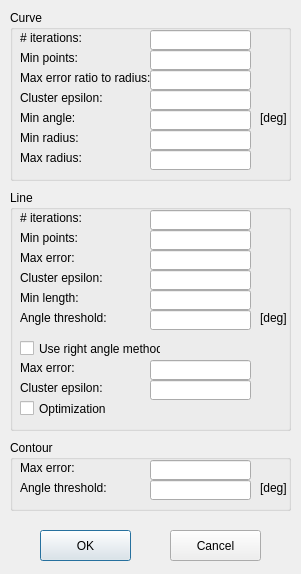
<?xml version="1.0" encoding="UTF-8"?>
<ui version="4.0">
 <class>ContourOptionDialog</class>
 <widget class="QDialog" name="ContourOptionDialog">
  <property name="geometry">
   <rect>
    <x>0</x>
    <y>0</y>
    <width>301</width>
    <height>574</height>
   </rect>
  </property>
  <property name="windowTitle">
   <string>ContourOptionDialog</string>
  </property>
  <widget class="QPushButton" name="pushButtonOK">
   <property name="geometry">
    <rect>
     <x>40</x>
     <y>530</y>
     <width>91</width>
     <height>31</height>
    </rect>
   </property>
   <property name="text">
    <string>OK</string>
   </property>
  </widget>
  <widget class="QGroupBox" name="groupBox">
   <property name="geometry">
    <rect>
     <x>10</x>
     <y>10</y>
     <width>281</width>
     <height>171</height>
    </rect>
   </property>
   <property name="title">
    <string>Curve</string>
   </property>
   <widget class="QLabel" name="label">
    <property name="geometry">
     <rect>
      <x>10</x>
      <y>40</y>
      <width>81</width>
      <height>16</height>
     </rect>
    </property>
    <property name="text">
     <string>Min points:</string>
    </property>
   </widget>
   <widget class="QLineEdit" name="lineEditCurveMinAngle">
    <property name="geometry">
     <rect>
      <x>140</x>
      <y>100</y>
      <width>101</width>
      <height>20</height>
     </rect>
    </property>
   </widget>
   <widget class="QLineEdit" name="lineEditCurveNumIterations">
    <property name="geometry">
     <rect>
      <x>140</x>
      <y>20</y>
      <width>101</width>
      <height>20</height>
     </rect>
    </property>
   </widget>
   <widget class="QLabel" name="label_5">
    <property name="geometry">
     <rect>
      <x>10</x>
      <y>120</y>
      <width>131</width>
      <height>16</height>
     </rect>
    </property>
    <property name="text">
     <string>Min radius:</string>
    </property>
   </widget>
   <widget class="QLineEdit" name="lineEditCurveMaxRadius">
    <property name="geometry">
     <rect>
      <x>140</x>
      <y>140</y>
      <width>101</width>
      <height>20</height>
     </rect>
    </property>
   </widget>
   <widget class="QLineEdit" name="lineEditCurveMinRadius">
    <property name="geometry">
     <rect>
      <x>140</x>
      <y>120</y>
      <width>101</width>
      <height>20</height>
     </rect>
    </property>
   </widget>
   <widget class="QLineEdit" name="lineEditCurveMaxErrorRatioToRadius">
    <property name="geometry">
     <rect>
      <x>140</x>
      <y>60</y>
      <width>101</width>
      <height>20</height>
     </rect>
    </property>
   </widget>
   <widget class="QLabel" name="label_2">
    <property name="geometry">
     <rect>
      <x>10</x>
      <y>60</y>
      <width>131</width>
      <height>16</height>
     </rect>
    </property>
    <property name="text">
     <string>Max error ratio to radius:</string>
    </property>
   </widget>
   <widget class="QLabel" name="label_6">
    <property name="geometry">
     <rect>
      <x>10</x>
      <y>140</y>
      <width>131</width>
      <height>16</height>
     </rect>
    </property>
    <property name="text">
     <string>Max radius:</string>
    </property>
   </widget>
   <widget class="QLabel" name="label_3">
    <property name="geometry">
     <rect>
      <x>10</x>
      <y>80</y>
      <width>131</width>
      <height>16</height>
     </rect>
    </property>
    <property name="text">
     <string>Cluster epsilon:</string>
    </property>
   </widget>
   <widget class="QLabel" name="label_4">
    <property name="geometry">
     <rect>
      <x>10</x>
      <y>100</y>
      <width>131</width>
      <height>16</height>
     </rect>
    </property>
    <property name="text">
     <string>Min angle:</string>
    </property>
   </widget>
   <widget class="QLabel" name="label_7">
    <property name="geometry">
     <rect>
      <x>10</x>
      <y>20</y>
      <width>81</width>
      <height>16</height>
     </rect>
    </property>
    <property name="text">
     <string># iterations:</string>
    </property>
   </widget>
   <widget class="QLineEdit" name="lineEditCurveMinPoints">
    <property name="geometry">
     <rect>
      <x>140</x>
      <y>40</y>
      <width>101</width>
      <height>20</height>
     </rect>
    </property>
   </widget>
   <widget class="QLineEdit" name="lineEditCurveClusterEpsilon">
    <property name="geometry">
     <rect>
      <x>140</x>
      <y>80</y>
      <width>101</width>
      <height>20</height>
     </rect>
    </property>
   </widget>
   <widget class="QLabel" name="label_14">
    <property name="geometry">
     <rect>
      <x>250</x>
      <y>100</y>
      <width>31</width>
      <height>16</height>
     </rect>
    </property>
    <property name="text">
     <string>[deg]</string>
    </property>
   </widget>
  </widget>
  <widget class="QPushButton" name="pushButtonCancel">
   <property name="geometry">
    <rect>
     <x>170</x>
     <y>530</y>
     <width>91</width>
     <height>31</height>
    </rect>
   </property>
   <property name="text">
    <string>Cancel</string>
   </property>
  </widget>
  <widget class="QGroupBox" name="groupBox_2">
   <property name="geometry">
    <rect>
     <x>10</x>
     <y>190</y>
     <width>281</width>
     <height>241</height>
    </rect>
   </property>
   <property name="title">
    <string>Line</string>
   </property>
   <widget class="QLineEdit" name="lineEditLineMinLength">
    <property name="geometry">
     <rect>
      <x>140</x>
      <y>100</y>
      <width>101</width>
      <height>20</height>
     </rect>
    </property>
   </widget>
   <widget class="QLineEdit" name="lineEditLineClusterEpsilon">
    <property name="geometry">
     <rect>
      <x>140</x>
      <y>80</y>
      <width>101</width>
      <height>20</height>
     </rect>
    </property>
   </widget>
   <widget class="QLineEdit" name="lineEditLineMinPoints">
    <property name="geometry">
     <rect>
      <x>140</x>
      <y>40</y>
      <width>101</width>
      <height>20</height>
     </rect>
    </property>
   </widget>
   <widget class="QLineEdit" name="lineEditLineMaxError">
    <property name="geometry">
     <rect>
      <x>140</x>
      <y>60</y>
      <width>101</width>
      <height>20</height>
     </rect>
    </property>
   </widget>
   <widget class="QLineEdit" name="lineEditLineNumIterations">
    <property name="geometry">
     <rect>
      <x>140</x>
      <y>20</y>
      <width>101</width>
      <height>20</height>
     </rect>
    </property>
   </widget>
   <widget class="QLabel" name="label_8">
    <property name="geometry">
     <rect>
      <x>10</x>
      <y>80</y>
      <width>131</width>
      <height>16</height>
     </rect>
    </property>
    <property name="text">
     <string>Cluster epsilon:</string>
    </property>
   </widget>
   <widget class="QLabel" name="label_9">
    <property name="geometry">
     <rect>
      <x>10</x>
      <y>20</y>
      <width>81</width>
      <height>16</height>
     </rect>
    </property>
    <property name="text">
     <string># iterations:</string>
    </property>
   </widget>
   <widget class="QLabel" name="label_10">
    <property name="geometry">
     <rect>
      <x>10</x>
      <y>40</y>
      <width>81</width>
      <height>16</height>
     </rect>
    </property>
    <property name="text">
     <string>Min points:</string>
    </property>
   </widget>
   <widget class="QLabel" name="label_11">
    <property name="geometry">
     <rect>
      <x>10</x>
      <y>100</y>
      <width>131</width>
      <height>16</height>
     </rect>
    </property>
    <property name="text">
     <string>Min length:</string>
    </property>
   </widget>
   <widget class="QLabel" name="label_12">
    <property name="geometry">
     <rect>
      <x>10</x>
      <y>60</y>
      <width>131</width>
      <height>16</height>
     </rect>
    </property>
    <property name="text">
     <string>Max error:</string>
    </property>
   </widget>
   <widget class="QLineEdit" name="lineEditLineAngleThreshold">
    <property name="geometry">
     <rect>
      <x>140</x>
      <y>120</y>
      <width>101</width>
      <height>20</height>
     </rect>
    </property>
   </widget>
   <widget class="QLabel" name="label_13">
    <property name="geometry">
     <rect>
      <x>10</x>
      <y>120</y>
      <width>131</width>
      <height>16</height>
     </rect>
    </property>
    <property name="text">
     <string>Angle threshold:</string>
    </property>
   </widget>
   <widget class="QLabel" name="label_15">
    <property name="geometry">
     <rect>
      <x>250</x>
      <y>120</y>
      <width>31</width>
      <height>16</height>
     </rect>
    </property>
    <property name="text">
     <string>[deg]</string>
    </property>
   </widget>
   <widget class="QLabel" name="label_19">
    <property name="geometry">
     <rect>
      <x>10</x>
      <y>170</y>
      <width>131</width>
      <height>16</height>
     </rect>
    </property>
    <property name="text">
     <string>Max error:</string>
    </property>
   </widget>
   <widget class="QLineEdit" name="lineEditRAMaxError">
    <property name="geometry">
     <rect>
      <x>140</x>
      <y>170</y>
      <width>101</width>
      <height>20</height>
     </rect>
    </property>
   </widget>
   <widget class="QLineEdit" name="lineEditRAClusterEpsilon">
    <property name="geometry">
     <rect>
      <x>140</x>
      <y>190</y>
      <width>101</width>
      <height>20</height>
     </rect>
    </property>
   </widget>
   <widget class="QCheckBox" name="checkBoxUseRA">
    <property name="geometry">
     <rect>
      <x>10</x>
      <y>150</y>
      <width>141</width>
      <height>17</height>
     </rect>
    </property>
    <property name="text">
     <string>Use right angle method</string>
    </property>
   </widget>
   <widget class="QCheckBox" name="checkBoxRAOptimization">
    <property name="geometry">
     <rect>
      <x>10</x>
      <y>210</y>
      <width>101</width>
      <height>17</height>
     </rect>
    </property>
    <property name="text">
     <string>Optimization</string>
    </property>
   </widget>
   <widget class="QLabel" name="label_20">
    <property name="geometry">
     <rect>
      <x>10</x>
      <y>190</y>
      <width>131</width>
      <height>16</height>
     </rect>
    </property>
    <property name="text">
     <string>Cluster epsilon:</string>
    </property>
   </widget>
  </widget>
  <widget class="QGroupBox" name="groupBox_3">
   <property name="geometry">
    <rect>
     <x>10</x>
     <y>440</y>
     <width>281</width>
     <height>71</height>
    </rect>
   </property>
   <property name="title">
    <string>Contour</string>
   </property>
   <widget class="QLabel" name="label_16">
    <property name="geometry">
     <rect>
      <x>10</x>
      <y>20</y>
      <width>91</width>
      <height>16</height>
     </rect>
    </property>
    <property name="text">
     <string>Max error:</string>
    </property>
   </widget>
   <widget class="QLineEdit" name="lineEditContourMaxError">
    <property name="geometry">
     <rect>
      <x>140</x>
      <y>20</y>
      <width>101</width>
      <height>20</height>
     </rect>
    </property>
   </widget>
   <widget class="QLineEdit" name="lineEditContourAngleThreshold">
    <property name="geometry">
     <rect>
      <x>140</x>
      <y>40</y>
      <width>101</width>
      <height>20</height>
     </rect>
    </property>
   </widget>
   <widget class="QLabel" name="label_17">
    <property name="geometry">
     <rect>
      <x>10</x>
      <y>40</y>
      <width>91</width>
      <height>16</height>
     </rect>
    </property>
    <property name="text">
     <string>Angle threshold:</string>
    </property>
   </widget>
   <widget class="QLabel" name="label_18">
    <property name="geometry">
     <rect>
      <x>250</x>
      <y>40</y>
      <width>31</width>
      <height>16</height>
     </rect>
    </property>
    <property name="text">
     <string>[deg]</string>
    </property>
   </widget>
  </widget>
 </widget>
 <layoutdefault spacing="6" margin="11"/>
 <resources/>
 <connections/>
</ui>
